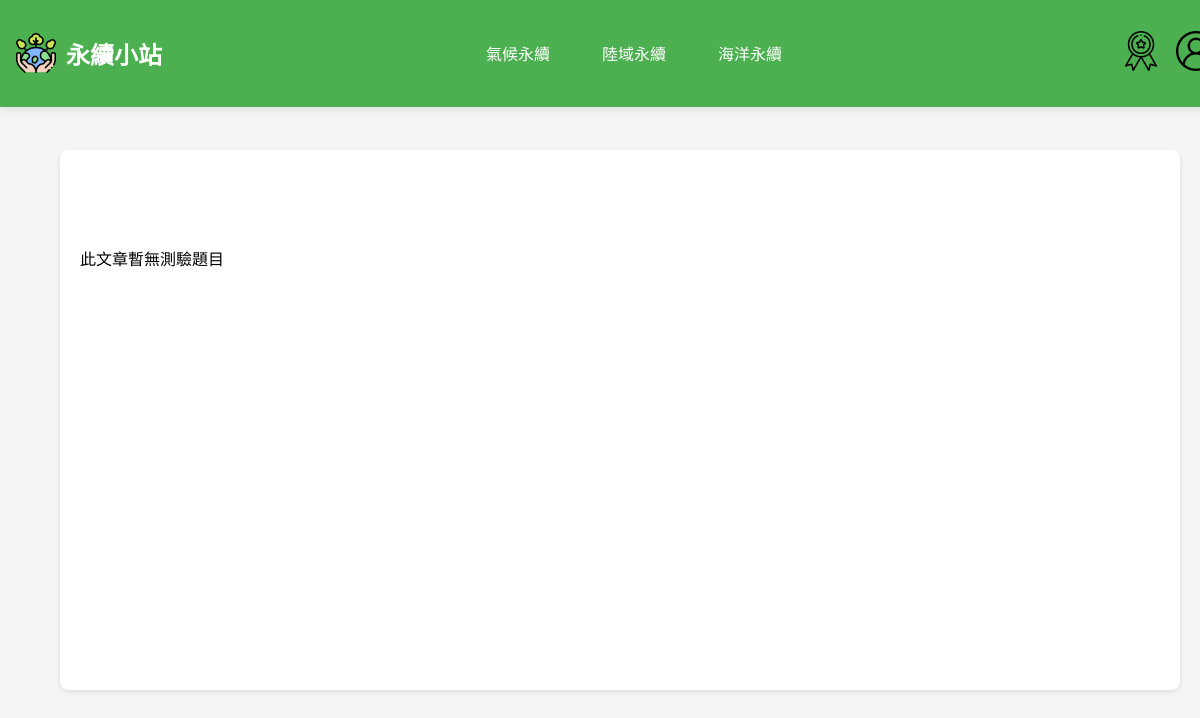
The page /php/quiz.php?article_id=23 on the database as committed earlier.
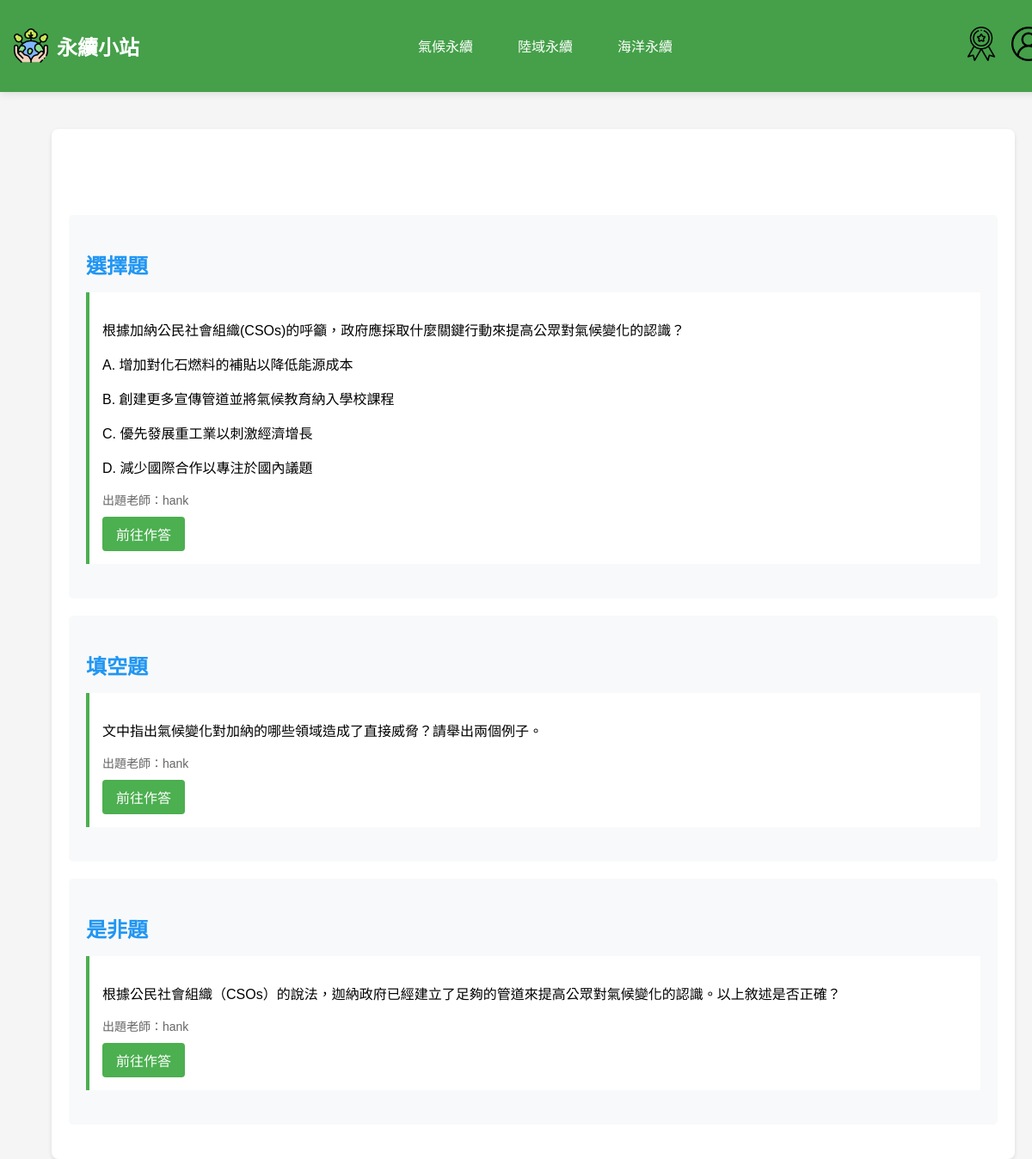
The same page on the database as committed later.
### tables this page shows
CREATE TABLE `choicequiz` (
  `choiceID` int(11) NOT NULL COMMENT '選擇題編號 (PK)',
  `QuestionText` text NOT NULL COMMENT '問題文字',
  `OptionA` varchar(100) NOT NULL COMMENT '選項A',
  `OptionB` varchar(100) NOT NULL COMMENT '選項B',
  `OptionC` varchar(100) NOT NULL COMMENT '選項C',
  `OptionD` varchar(100) NOT NULL COMMENT '選項D',
  `CorrectAnswer` char(1) NOT NULL COMMENT '正確答案 (A/B/C/D)',
  `UserID` int(11) NOT NULL COMMENT '出題者 (FK to User)',
  `ArticleID` int(11) DEFAULT NULL COMMENT 'FK to Article'
);

CREATE TABLE `user` (
  `UserID` int(11) NOT NULL COMMENT '使用者編號 (PK)',
  `Username` varchar(50) DEFAULT NULL COMMENT '使用者名稱',
  `Email` varchar(100) NOT NULL COMMENT '電子郵件',
  `Password` varchar(255) NOT NULL COMMENT '密碼 (加密儲存)',
  `JoinDate` datetime DEFAULT current_timestamp() COMMENT '註冊時間',
  `Status` enum('Student','Teacher') NOT NULL DEFAULT 'Student' COMMENT '使用者身份'
);

CREATE TABLE `fillquiz` (
  `fillID` int(11) NOT NULL COMMENT '填充題編號 (PK)',
  `QuestionText` text NOT NULL COMMENT '問題文字',
  `CorrectAnswer` varchar(255) NOT NULL COMMENT '正確答案',
  `UserID` int(11) NOT NULL COMMENT '出題者 (FK to User)',
  `ArticleID` int(11) DEFAULT NULL COMMENT 'FK to Article'
);

CREATE TABLE `tfquiz` (
  `tfID` int(11) NOT NULL COMMENT '是非題編號 (PK)',
  `QuestionText` text NOT NULL COMMENT '問題文字',
  `OptionA` varchar(100) NOT NULL COMMENT '選項A',
  `OptionB` varchar(100) NOT NULL COMMENT '選項B',
  `CorrectAnswer` tinyint(1) NOT NULL COMMENT '正確答案 (True/False)',
  `UserID` int(11) NOT NULL COMMENT '出題者 (FK to User)',
  `ArticleID` int(11) DEFAULT NULL COMMENT 'FK to Article'
);

### php/quiz.php (the view, shortened to what this page needs)
<!DOCTYPE html>
<html lang="zh-TW">
<head>
    <link rel="stylesheet" href="../css/nav.css">
    <link rel="stylesheet" href="../css/1.css">
</head>
<body>
    <header>
        <?php include "nav.php"; ?>
    </header>
    <div class="content">
        <?php
        require_once 'db_connect.php';
        $article_id = intval($_GET['article_id']);
        $choice_sql = "SELECT cq.*, u.Username FROM choicequiz cq
                      JOIN user u ON cq.UserID = u.UserID
                      WHERE cq.ArticleID = ?";
        $stmt = $conn->prepare($choice_sql);
        $stmt->bind_param("i", $article_id);
        $stmt->execute();
        $choice_result = $stmt->get_result();
        $fill_sql = "SELECT fq.*, u.Username FROM fillquiz fq
                    JOIN user u ON fq.UserID = u.UserID
                    WHERE fq.ArticleID = ?";
        $stmt = $conn->prepare($fill_sql);
        $stmt->bind_param("i", $article_id);
        $stmt->execute();
        $fill_result = $stmt->get_result();
        $tf_sql = "SELECT tq.*, u.Username FROM tfquiz tq
                  JOIN user u ON tq.UserID = u.UserID
                  WHERE tq.ArticleID = ?";
        $stmt = $conn->prepare($tf_sql);
        $stmt->bind_param("i", $article_id);
        $stmt->execute();
        $tf_result = $stmt->get_result();
        if ($choice_result->num_rows > 0) {
            echo '<div class="quiz-section">';
            echo '<h2>選擇題</h2>';
            while ($row = $choice_result->fetch_assoc()) {
                echo '<div class="quiz-item">';
                echo '<p>' . htmlspecialchars($row['QuestionText']) . '</p>';
                echo '<p>A. ' . htmlspecialchars($row['OptionA']) . '</p>';
                echo '<p>B. ' . htmlspecialchars($row['OptionB']) . '</p>';
                echo '<p>C. ' . htmlspecialchars($row['OptionC']) . '</p>';
                echo '<p>D. ' . htmlspecialchars($row['OptionD']) . '</p>';
                echo '<div class="teacher-info">出題老師：' . htmlspecialchars($row['Username']) . '</div>';
                echo '<a href="answer.php?question_id=' . $row['choiceID'] . '&type=choice" class="answer-btn">前往作答</a>';
                echo '</div>';
            }
            echo '</div>';
        }
        if ($fill_result->num_rows > 0) {
            echo '<div class="quiz-section">';
            echo '<h2>填空題</h2>';
            while ($row = $fill_result->fetch_assoc()) {
                echo '<div class="quiz-item">';
                echo '<p>' . htmlspecialchars($row['QuestionText']) . '</p>';
                echo '<div class="teacher-info">出題老師：' . htmlspecialchars($row['Username']) . '</div>';
                echo '<a href="answer.php?question_id=' . $row['fillID'] . '&type=fill" class="answer-btn">前往作答</a>';
                echo '</div>';
            }
            echo '</div>';
        }
        if ($tf_result->num_rows > 0) {
            echo '<div class="quiz-section">';
            echo '<h2>是非題</h2>';
            while ($row = $tf_result->fetch_assoc()) {
                echo '<div class="quiz-item">';
                echo '<p>' . htmlspecialchars($row['QuestionText']) . '</p>';
                echo '<div class="teacher-info">出題老師：' . htmlspecialchars($row['Username']) . '</div>';
                echo '<a href="answer.php?question_id=' . $row['tfID'] . '&type=fill" class="answer-btn">前往作答</a>';
                echo '</div>';
            }
            echo '</div>';
        }
        if ($choice_result->num_rows === 0 && $fill_result->num_rows === 0 && $tf_result->num_rows === 0) {
            echo '<p>此文章暫無測驗題目</p>';
        }
        ?>
    </div>
</body>
</html>

Rows that differ between the two databases and show on the page:
added choicequiz: QuestionText "根據加納公民社會組織(CSOs)的呼籲，政府應採取什麼關鍵行動來提高公眾對氣候變化的認識？", OptionA "增加對化石燃料的補貼以降低能源成本", OptionB "創建更多宣傳管道並將氣候教育納入學校課程", OptionC "優先發展重工業以刺激經濟增長", OptionD "減少國際合作以專注於國內議題", UserID.Username "hank"
added fillquiz: QuestionText "文中指出氣候變化對加納的哪些領域造成了直接威脅？請舉出兩個例子。", UserID.Username "hank"
added tfquiz: QuestionText "根據公民社會組織（CSOs）的說法，迦納政府已經建立了足夠的管道來提高公眾對氣候變化的認識。以上敘述是否正確？", UserID.Username "hank"
Other text that changed with them:
text no longer shown: "此文章暫無測驗題目"
text now shown: "選擇題 填空題 是非題"
